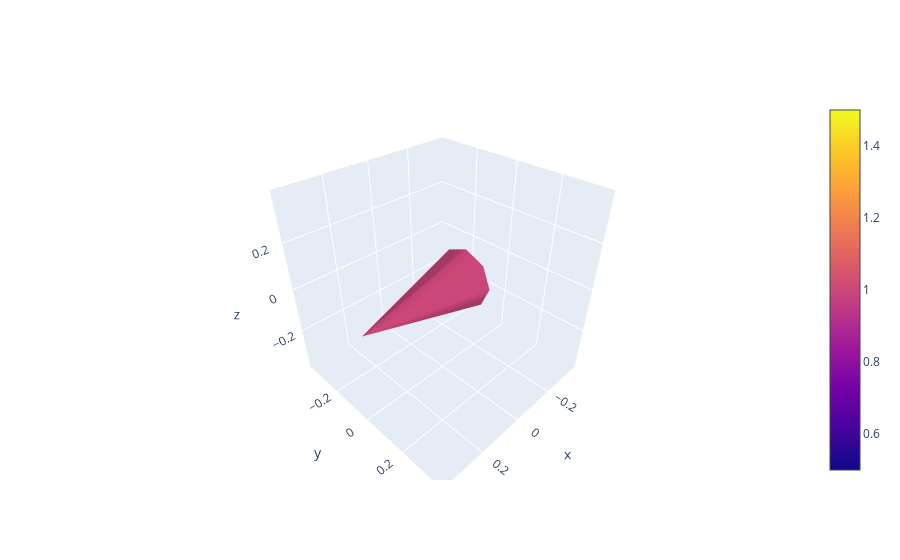

The cell this chart's notebook holds for it:
### Markdown cell above
Die Spitzen der Vektoren fehlen noch. Die 
<code>go.Cone()</code> trace könnte hier passend sein. Dazu müssen wir 
zunächst verstehen wie die Cone trace funktioniert. In der 
Dokumentation finden wir folgendes Statement:

"Use cone traces to visualize vector fields. Specify a vector field 
using 6 1D arrays, 3 position arrays x, y and z and 3 vector component 
arrays u, v, w. The cones are drawn exactly at the positions given 
by x, y and z."

Wir starten mit einer einfachen Cone um herauszufinden ob sich alles 
so verhält wie wir uns das vorstellen:

### Code cell
cone_test = go.Figure(data=go.Cone(x=[0], y=[0], z=[0],
                                    u=[1], v=[0], w=[0]))

cone_test.show()

### Figure 1 — Plotly figure (JSON) as saved in the notebook; plotly's stock layout.template omitted (floating-point values rounded to 4 significant figures)
{"data": [{"type": "cone", "u": [1], "v": [0], "w": [0], "x": [0], "y": [0], "z": [0]}], "layout": {}}
